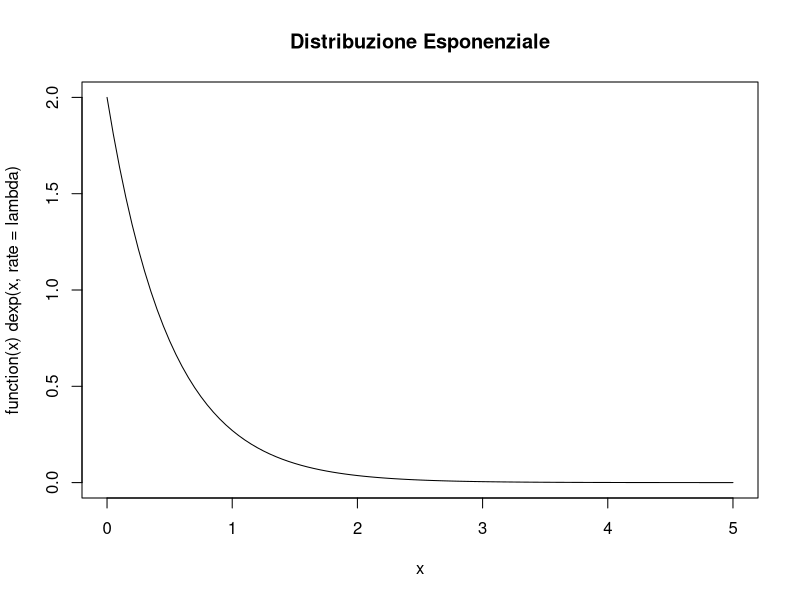
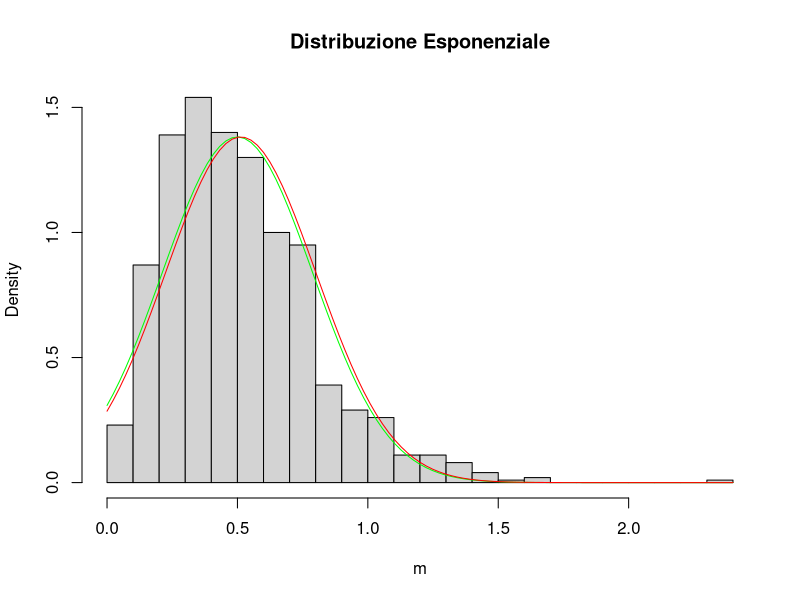
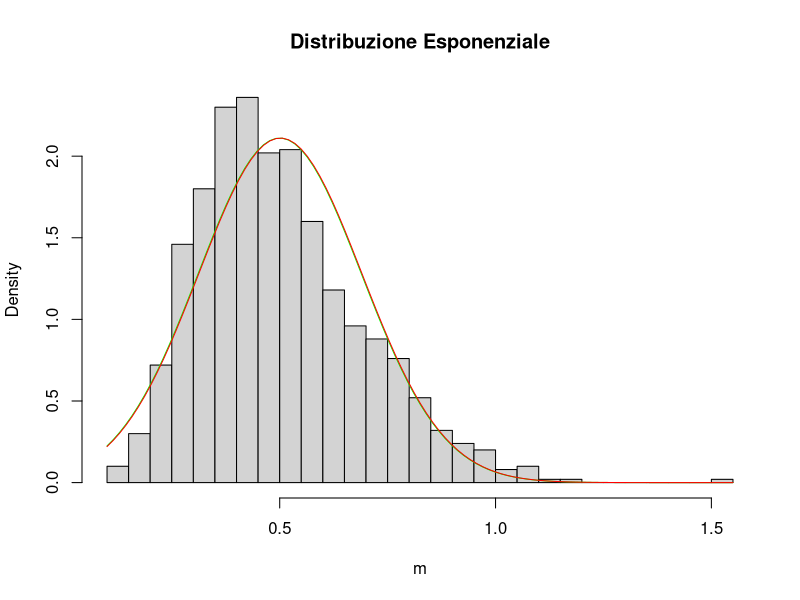
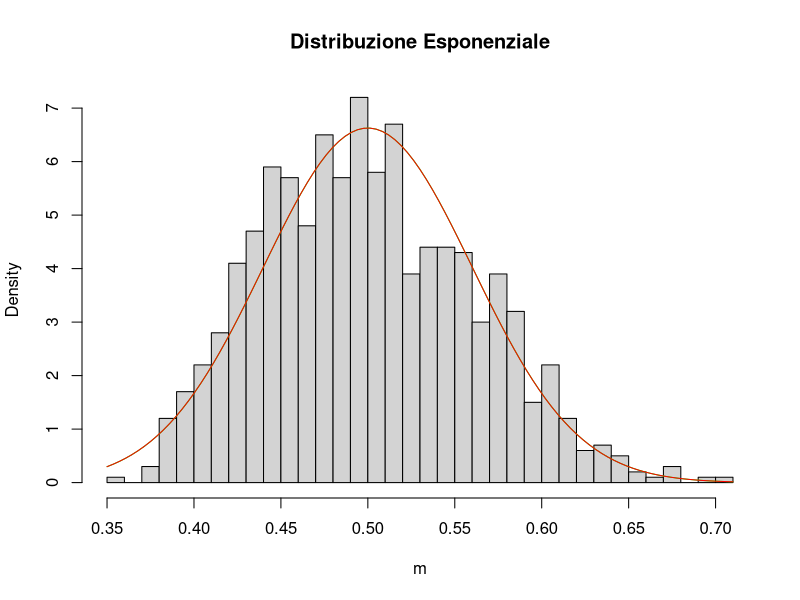
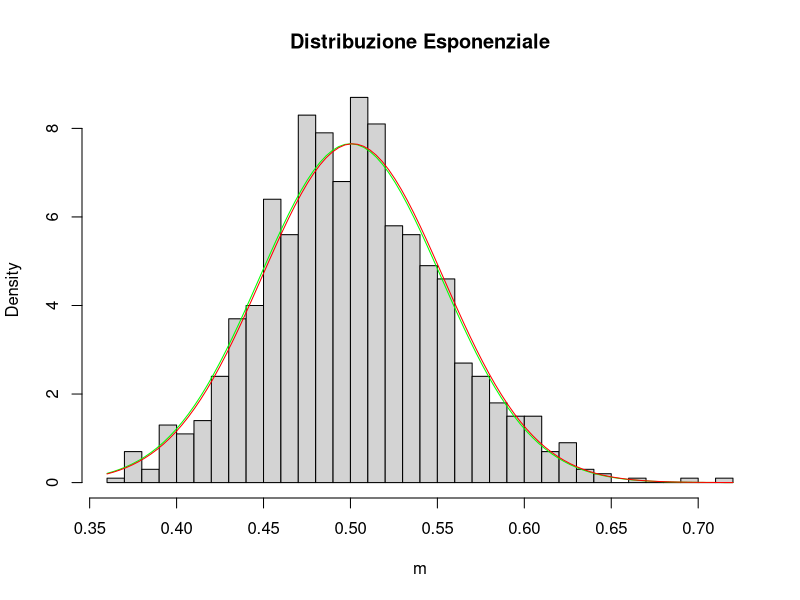
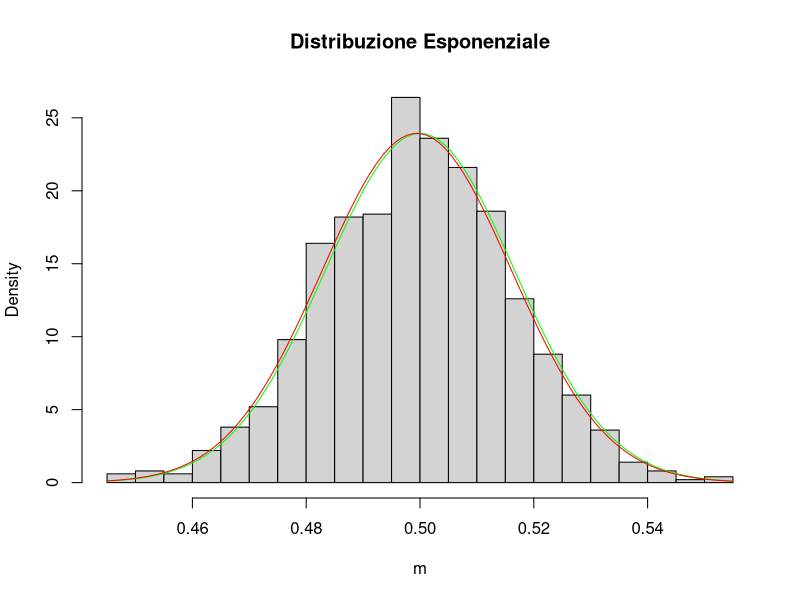
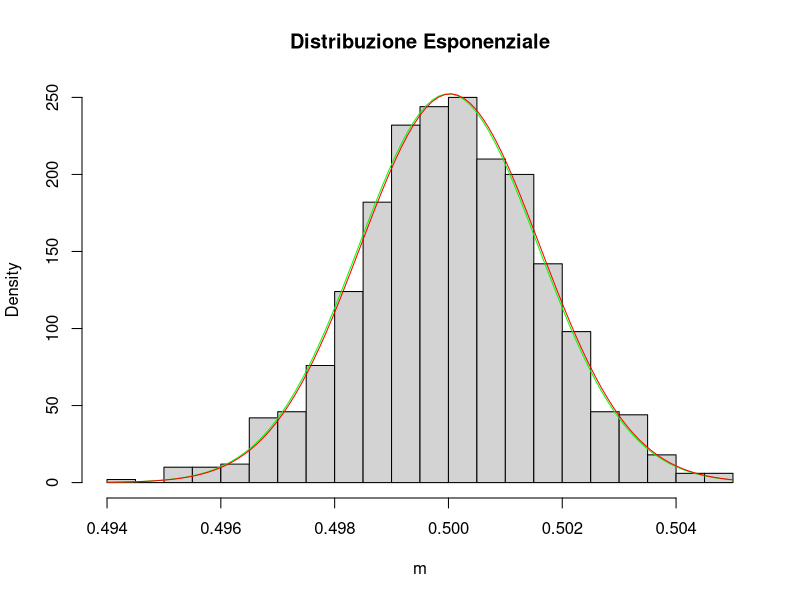

These charts were generated, in order, by the following R code:
# Creo la mia distribuzione esponenziale e preparo i dati per il controllo sucessivo
k <- 1000
vettore <- c(3,7,69,92,900,100000)
lambda <- 2
plot(function(x) dexp(x,rate=lambda),0,5,main="Distribuzione Esponenziale")
mu_ex <- 1/lambda
sigma_ex <- 1/lambda
mediaEsatta <- mean(vettore)
for(i in vettore) {
  m <- NULL
  m <- replicate(k, mean(rexp(i,rate=lambda)))
  m_campana <- mean(m)
  hist(m, breaks=30, main="Distribuzione Esponenziale", freq=F)
  s <- sigma_ex/sqrt(i)
  curve(dnorm(x,mu_ex,s), col="green", add=TRUE)
  curve(dnorm(x,m_campana,s), col="red", add=TRUE)
}